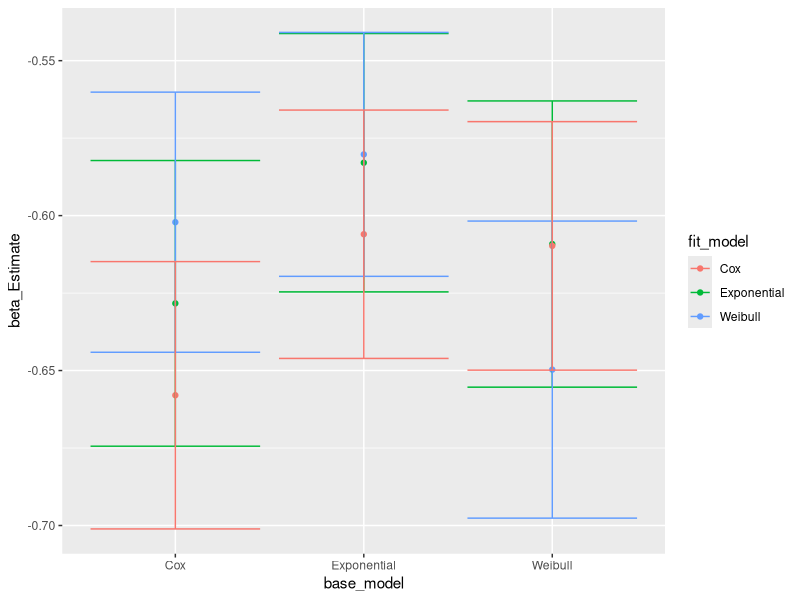

Here is the R script that generated this plot:
## ---- chunk 1
knitr::opts_chunk$set(echo = TRUE)
library(tidyverse)
library(survival)
## ---- chunk 2

# baseline hazard: Weibull

# N = sample size    
# lambda = scale parameter in h0()
# rho = shape parameter in h0()
# beta = fixed effect parameter

simu_data <- function(N, lambda, rho, beta, baseline = "Exponential")
{
  # covariate --> N Bernoulli trials
  x <- sample(x=c(0, 1), size=N, replace=TRUE, prob=c(0.5, 0.5))
  v <- runif(n=N)
  if (baseline == "Exponential") {
    Tlat <- log(v)/(-exp(x * beta) * lambda)}
  else{
    # Weibull latent event times
    Tlat <- (- log(v) / (lambda * exp(x * beta)))^(1 / rho)
  }

  # data set
  data.frame(id=1:N,
             time=Tlat,
             x=x,
             baseline = baseline, stringsAsFactors = FALSE, row.names = NULL)
}
## ---- chunk 3
# #Simulation
# set.seed(1234)
# sim_num = 100 #Number of simulations
# betaHat <- rep(NA, sim_num) #Initial mean beta for each simulation
# baseline = "Cox" #The model for generated data
# fitmodel = "Cox" #The model to fit data
# for(k in 1:sim_num)
# {
#   dat <- simu_data(N=100, lambda=0.01, rho=1, beta=-0.6, baseline = baseline)
#   if(fitmodel == "Exponential"){
#     fit <- survreg(Surv(time) ~ x, data = dat, dist = "exponential")
#     betaHat[k] <- -fit$coefficients[-1]
#   } else if(fitmodel == "Cox"){
#     fit <- coxph(Surv(time) ~ x, data=dat)
#     betaHat[k] <- fit$coefficients[-1]
#   }else{
#     fit <- survreg(Surv(time) ~ x, data = dat, dist = "weibull")
#     betaHat[k] <- -fit$coefficients[-1] / fit$scale
#   }
# }
# betaHat #The returned list of mean beta for each simulation
## ---- chunk 4
set.seed(1234)
sim = function(fitmodel,baseline,sim_num){
  num = sim_num
  betaHat = rep(NA, num) 
  for(k in 1:sim_num)
{
  dat <- simu_data(N=100, lambda=0.01, rho=1, beta=-0.6, baseline = baseline)
  if(fitmodel == "Exponential"){
    fit <- survreg(Surv(time) ~ x, data = dat, dist = "exponential")
    betaHat[k] <- -fit$coefficients[-1]
  } else if(fitmodel == "Cox"){
    fit <- coxph(Surv(time) ~ x, data=dat)
    betaHat[k] <- fit$coefficients[1]
  }else{
    fit <- survreg(Surv(time) ~ x, data = dat, dist = "weibull")
    betaHat[k] <- -fit$coefficients[-1] / fit$scale
  }
  }
   betaHat
  }
## ---- chunk 5
# #try
# #Exponential
# beta_exp_100 = sim("Weibull","Exponential",100)
# hist(beta_exp_100)
# mean(beta_exp_100)
# ci(beta_exp_100,confidence = 0.95)
## ---- chunk 6
library(gmodels)
model_list = list("Exponential","Weibull","Cox")
beta_hat = vector("list", length = 9)
result = tibble()
k =1
for(i in 1:3){
  for(j in 1:3){
  beta_hat[[k]]= sim(model_list[[i]],model_list[[j]],100)
  result[k,1] = model_list[[i]]
  result[k,2] = model_list[[j]]
  result[k,3] = ci(beta_hat[[k]])[[1]]
  result[k,4] = ci(beta_hat[[k]])[[2]]
  result[k,5] = ci(beta_hat[[k]])[[3]]
  result[k,6] = ci(beta_hat[[k]])[[4]]
  result[k,7] = sum(beta_hat[[k]])/100+0.6
  k = k+1
  }
}
names(result)=c("base_model","fit_model","beta_Estimate","CI_lower","CI_upper","Std_Error","Bias")
result

## ---- chunk 7

ggplot(result,aes(x = base_model,y = beta_Estimate,color = fit_model))+geom_point()+geom_errorbar(aes(ymin=CI_lower,ymax = CI_upper))
